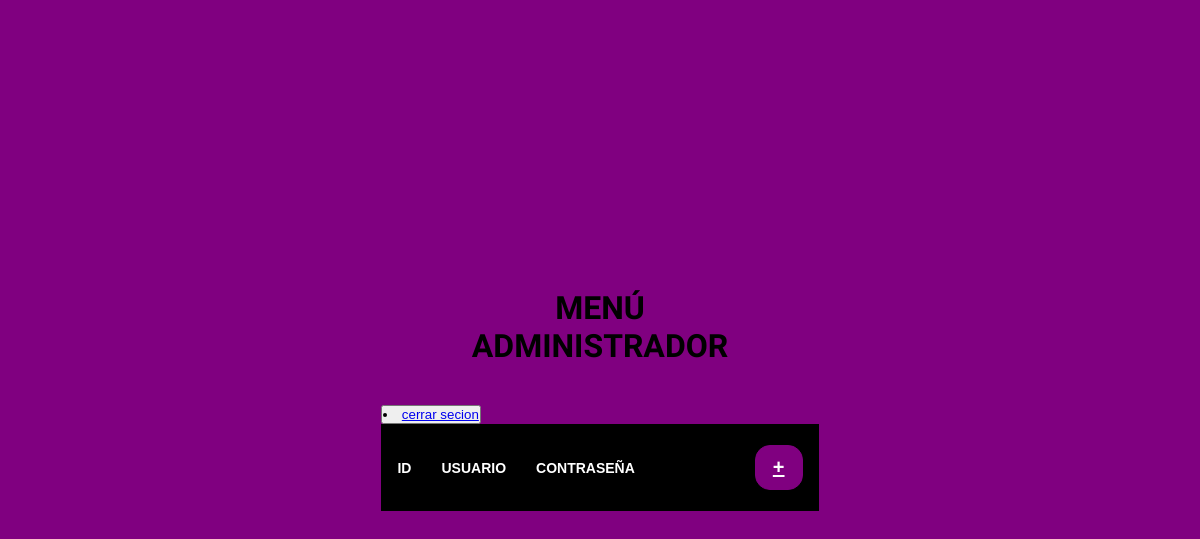
Page /modificarUsuario/ on the earlier database version.
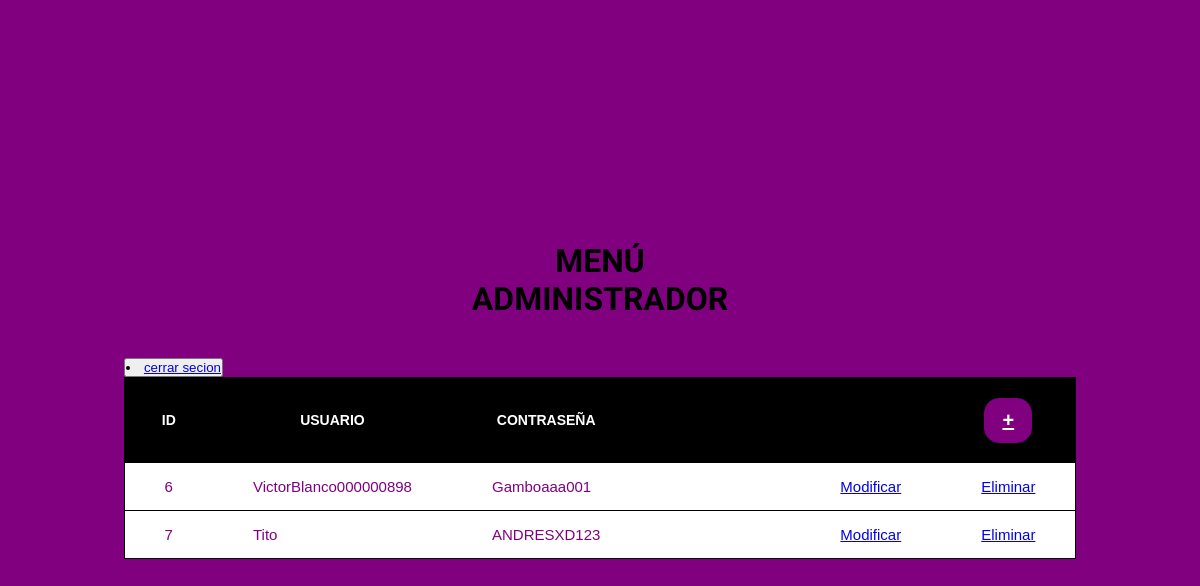
Same page on the later database version.
### Guitar/models.py (models this page shows, shortened)
class Usuario(models.Model):
    id_usuario  = models.AutoField(db_column='idUsuario', primary_key=True)
    usuario    = models.CharField(max_length=20)
    contraseña  = models.CharField(max_length=20)

### administrador/views.py (the view)
# urls.py: path('modificarUsuario/', views.modificarUsuario, name='modificarUsuario'),
def modificarUsuario(request):
    if request.method == 'POST':
        idUsuario = request.POST["idUsuario"]
        n_usuario = request.POST["nombreUsuario"]
        contra = request.POST["contraseña"]
        usuario = Usuario.objects.get(id_usuario=idUsuario)
        usuario.usuario = n_usuario
        usuario.contraseña = contra
        usuario.save()
        return redirect('administrador')  # Redirige al usuario a la vista 'administrador'
    else:
        usuarios = Usuario.objects.all()
        context = {'usuarios': usuarios}
        return render(request, '../templates/indexadmin.html', context)

### Guitar/templates/indexadmin.html (shortened to what this page needs)
{% load static %}
<!DOCTYPE html>
<html lang="en">
<head>
    <link rel="stylesheet" href="{% static 'css/admin.css' %}">
</head>
<body>
    <div class="container">
        <div>
            <h1 class="titulo">MENÚ <br> ADMINISTRADOR</h1>
            {% if user.is_autenticated %}
            {% else %}
            <button type="submit"><li><a href="{% url 'index' %}">cerrar secion</a></li></button>
            {% endif %}
        </div>
        <table>
            <thead>
                <tr class="titulos">
                    <th>ID</th>
                    <th>Usuario</th>
                    <th>Contraseña</th>
                    <th></th>
                    <th></th>
                    <th></th>
                    <th>
                        <a href="{% url 'agregarUsuario' %}" class="btn-1">+</a>
                    </th>
                    </tr>
            </thead>
            <tbody>
                {% for u in usuarios %}
                <tr>
                    <td>{{u.id_usuario}}</td>
                    <td>{{u.usuario}}</td>
                    <td>{{u.contraseña}}</td>
                    <td></td>
                    <td></td>
                    <td><a href="{% url 'encontrarUsuario' pk=u.id_usuario %}">Modificar</a></td>
                    <td>     <a href="{% url 'eliminarUsuario'  pk=u.id_usuario %}">Eliminar</a></td>
                </tr>
                {% endfor %}
            </tbody>
        </table>
    </div>
</body>
</html>

### administrador/static/css/admin.css (style rules this page uses)
* { margin: 0; padding: 0; box-sizing: border-box; font-family: sans-serif; }
body { display: flex; align-items: center; justify-content: center; min-height: 100vh; background: purple; }
table { border: solid 1px black; color: black; font-size: 14px; table-layout: fixed; border-collapse: collapse; }
thead { background-color: black; }
.titulo { padding-bottom: 40px; text-align: center; color: white; font-family: 'Rock Salt', cursive; }
th { padding: 20px 15px; font-weight: 700; text-transform: uppercase; color: white; }
td { padding: 15px 40px; border-bottom: solid 1px black; font-size: 15px; color: purple; }
tbody tr { cursor: pointer; background-color: white; }
.btn-1 { display: inline-block; padding: 10px 17px; border: 1px solid purple; color: white; background-color: purple; border-radius: 15px; font-size: 20px; text-transform: capitalize; }
.titulo { padding-bottom: 40px; text-align: center; color: black; }

Differences in the rows shown:
added Usuario: id_usuario "6", usuario "VictorBlanco000000898", contraseña "Gamboaaa001"
added Usuario: id_usuario "7", usuario "Tito", contraseña "ANDRESXD123"
